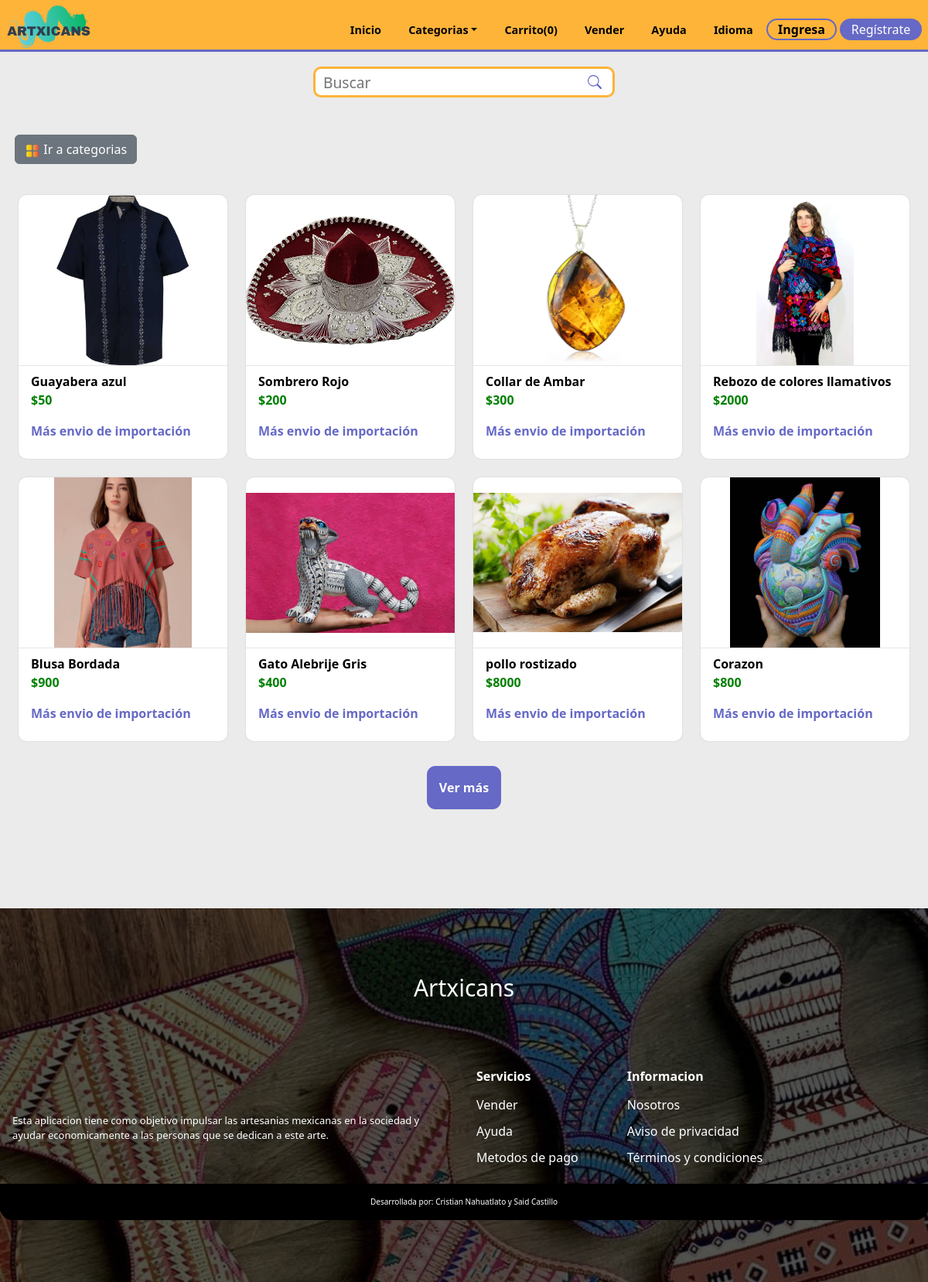
The page / on the database its author committed.
### tables this page shows
CREATE TABLE `products` (
  `id_product` int(11) NOT NULL,
  `product` varchar(80) NOT NULL,
  `image1` varchar(80) NOT NULL,
  `price` int(11) NOT NULL,
  `description` varchar(250) NOT NULL,
  `category` varchar(30) NOT NULL,
  `stock` int(11) NOT NULL,
  `image2` varchar(30) NOT NULL,
  `image3` varchar(30) NOT NULL,
  `ID_registro` int(11) DEFAULT NULL
);

### index.php (the view, shortened to what this page needs)
<?php
  include 'global/conexion.php';
  include 'templates/cabecera.php';
?>
    <form action="search.php" class="searchContainer" method="GET" id="searchContainer">
      <div class="searchBox">
        <input type="search" name="fetch" class="searchInput mb-btn" placeholder="Buscar" />
          <button class="searchButton"> </button>
      </div>
    </form>
<div class="d-grid gap-2 d-md-flex justify-content-start cat">
  <button class="btn btn-secondary me-md-2 mb-2 mt-5 categories-btn" type="button" onclick="location.href='categories.php'"><img src="./assets/utilities/categorias.png" class="categories-icon" alt="categories-icon"> Ir a categorias</button>
</div>
   <section class='container-products' id="container-products">
   <div class='mainContent grid' id="mainContent">
   <?php
         $result = $conn ->query("SELECT * FROM products WHERE stock > 0 ORDER BY rand() LIMIT 8") or die ($conn->error);
         while($row = mysqli_fetch_assoc($result)){
  ?>
        <div class="single-product">
        <a href="product.php?id_product=<?php echo $row['id_product'];?>" class='referencia'>
             <div class='imgDiv'>
                <img src="assets/products/<?php echo $row['image1'];?>"  alt="<?php echo $row['product']?>">
            </div>
            <div class="card-info">
                <span class="product-title"><?php echo $row['product'];?></span>
                <span class="price">$<?php echo $row['price'];?></span>
                <span class="shipping">Más envio de importación</span>
            </div>
           </a>
        </div>
        <?php
          $id = $row['id_product'];
      }?>
      </div>
      <div id="id-load" class="load-more">
        <button id="load-more" data-id="<?php echo $id;?>">Ver más</button>
    </div>
    </section>
<?php
  include('templates/pie.php');
?>

### styles/home/products.css (style rules this page uses)
.mainContent { padding: 2rem 0 2rem; padding-left: 1.5rem; padding-right: 1.5rem; justify-content: center; gap: 1.5rem; }
.single-product { height: 100%; display: grid; row-gap: 10px; border-radius: 10px; align-items: center; box-shadow: 0 0 0.1em rgba(0,0,0,0.2); background-color: rgb(255, 255, 255); cursor: pointer; transition-property: box-shadow; overflow: hidden; }
.imgDiv { height: 220px; width: 100%; overflow: hidden; }
.imgDiv img { height: 100%; width: 100%; object-fit:contain; transition: hidden; }
.card-info { border-top: 1px solid rgb(230, 230, 230); padding: 0.5rem 1rem; display: flex; flex-flow: column; flex-wrap: wrap; }
.card-info * + * { display: block; margin-bottom: 1rem; }
.price { font-weight: bold; color: green; }
.product-title { font-weight: bold; color: black; }
.shipping { color: var(--second-alpha-color); font-weight: bold; }
@media screen and (min-width:420px) { .mainContent { grid-template-columns: repeat(2,1fr); } }
@media screen and (min-width:420px) { .single-product { height: auto; } }
@media screen and (min-width:720px) { .mainContent { grid-template-columns: repeat(3,1fr); } }
@media screen and (min-width:720px) { .single-product { height: auto; } }
@media screen and (min-width:1024px) { .mainContent { grid-template-columns: repeat(4,1fr); } }
@media screen and (min-width:1024px) { .single-product { height: auto; } }

### styles/home/searchbox.css (style rules this page uses)
.searchContainer { display: flex; margin-top: 1.2rem; }
.searchBox { position: relative; z-index: 999; position: fixed; left: 1rem; }
.searchButton { position: absolute; right: 8px; top:-2px; height: 100%; border: none; background:none; }
.searchInput { font-size: 1.2rem; height: 40px; border-radius: 10px; padding: 5px 30px 5px 10px; border: 3px solid var(--first-color); }
@media screen and (min-width:266px) { .searchInput { width: 150px; } }
@media screen and (min-width:320px) { .searchInput { width: 200px; } }
@media screen and (min-width:360px) { .searchInput { width: 250px; } }
@media screen and (min-width:510px) { .searchInput { width: 310px; } }
@media screen and (min-width:768px) { .searchInput { width: 390px; } }
@media screen and (min-width:768px) { .searchBox { margin: 0 auto; position: relative; left: 0; } }

### styles/home/main.css (style rules this page uses)
.categories-btn { margin-left: 1.2rem; }
.categories-icon { width: 20px; height: 20px; }
.load-more { display: flex; align-items: center; justify-content: center; }
.load-more button { padding: 1rem; border: none; border-radius:0.7rem; background-color: var(--second-alpha-color); color:white; font-weight: bold; }
body { top:0px !important; }

### index.css (style rules this page uses)
:root { --first-color: #feb439; --first-alpha-color: #FDD100; --second-color: #7D3C98; --second-alpha-color: #6669c5; --black-color: black; --white-color: white; --black-alpha-color: rgba(0,0,0,0.5); --white-alpha-color: rgba(255,255,255,0.5); --opacity-color: rgba(8,75,138,0.7); --font: "RaleWay",sans-serif; --max-width: 1200px; --header-height: 4.7rem; --link-color: #509ee3; --card-bg:rgb(225,225,235); --card-hover:rgb(255,255,255); }
* { padding:0; margin:0; -webkit-box-sizing: border-box; -moz-box-sizing: border-box; box-sizing: border-box; }
html { box-sizing: border-box; font-family: var(--font); font-size: 16px; scroll-behavior: smooth; }
*, *::after, *::before { box-sizing: inherit; }
body { margin: 0; overflow-x: hidden; color: var(--black-color); background-color: rgb(235, 235, 235);; }
a { color: var(--link-color); transition: all 0.5s ease-out; text-decoration: none; }
img { max-width: 100%; height: auto; }
.grid { display: grid; align-items: center; }

### rows shown on the page
products: image1 (picture), product "Guayabera azul", price "50"
products: image1 (picture), product "Sombrero Rojo", price "200"
products: image1 (picture), product "Collar de Ambar", price "300"
products: image1 (picture), product "Rebozo de colores llamativos", price "2000"
products: image1 (picture), product "Blusa Bordada", price "900"
products: image1 (picture), product "Gato Alebrije Gris", price "400"
products: image1 (picture), product "pollo rostizado", price "8000"
products: image1 (picture), product "Corazon", price "800"
